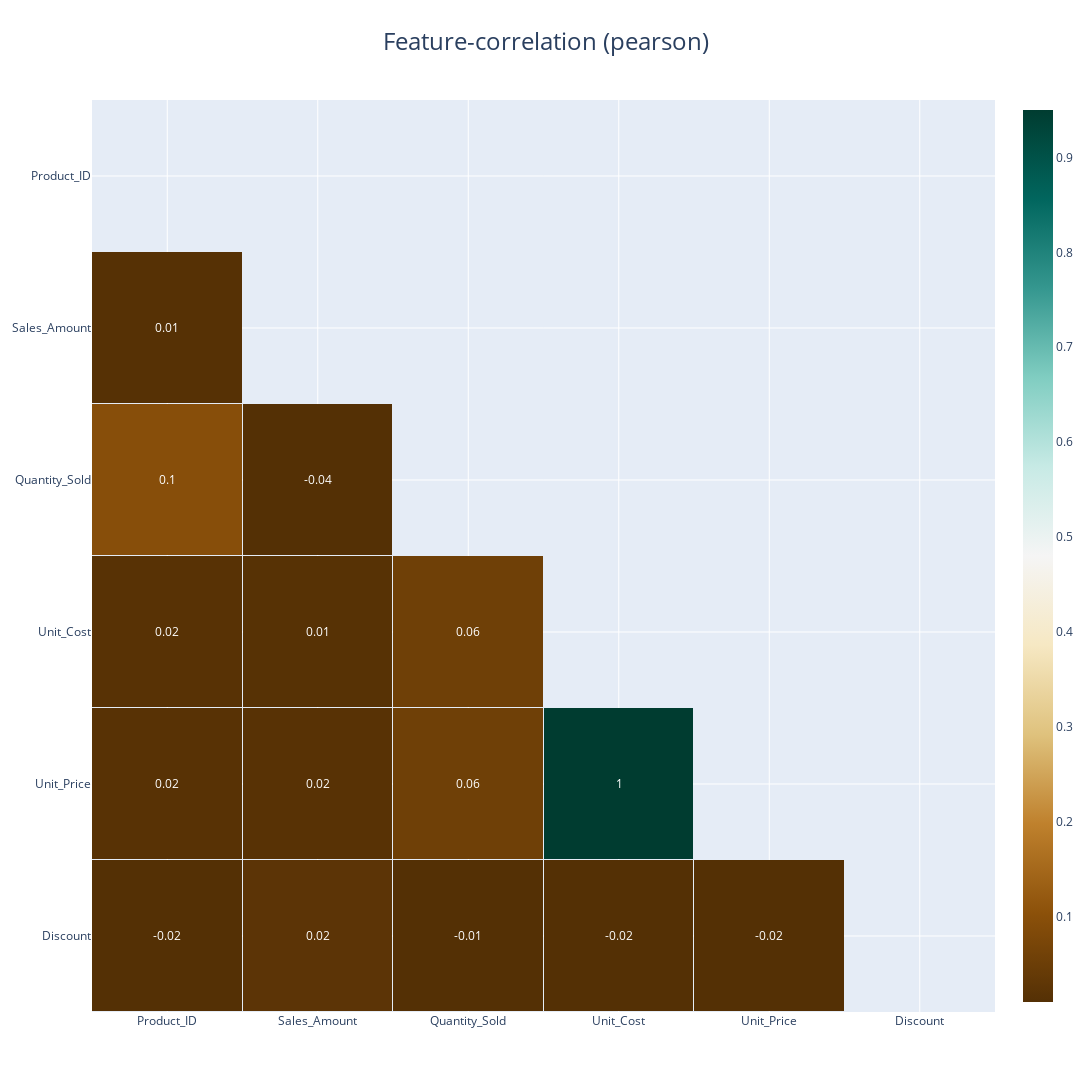

Notebook code for this chart:
### Code cell
klib.corr_interactive_plot(df, figsize=(10,6))

### Figure 1 — Plotly figure (JSON) as saved in the notebook; plotly's stock layout.template omitted (floating-point values rounded to 4 significant figures)
{"data": [{"colorscale": [[0, "rgb(84,48,5)"], [0.1, "rgb(140,81,10)"], [0.2, "rgb(191,129,45)"], [0.3, "rgb(223,194,125)"], [0.4, "rgb(246,232,195)"], [0.5, "rgb(245,245,245)"], [0.6, "rgb(199,234,229)"], [0.7, "rgb(128,205,193)"], [0.8, "rgb(53,151,143)"], [0.9, "rgb(1,102,94)"], [1, "rgb(0,60,48)"]], "hoverongaps": false, "text": [["", -0.02, -0.02, -0.01, 0.02, -0.02], ["", "", 1, 0.06, 0.02, 0.02], ["", "", "", 0.06, 0.01, 0.02], ["", "", "", "", -0.04, 0.1], ["", "", "", "", "", 0.01], ["", "", "", "", "", ""]], "textfont": {"size": 12}, "texttemplate": "%{text}", "type": "heatmap", "x": ["Discount", "Unit_Price", "Unit_Cost", "Quantity_Sold", "Sales_Amount", "Product_ID"], "xgap": 1, "y": ["Discount", "Unit_Price", "Unit_Cost", "Quantity_Sold", "Sales_Amount", "Product_ID"], "ygap": 1, "z": [[NaN, -0.0186, -0.01881, -0.007806, 0.02267, -0.02124], [NaN, NaN, 0.9951, 0.05584, 0.01638, 0.01681], [NaN, NaN, NaN, 0.05512, 0.01476, 0.01703], [NaN, NaN, NaN, NaN, -0.04184, 0.09583], [NaN, NaN, NaN, NaN, NaN, 0.01417], [NaN, NaN, NaN, NaN, NaN, NaN]], "zmax": 0.95, "zmin": 0.01}], "layout": {"autosize": true, "height": 1591.0, "title": {"font": {"size": 24}, "text": "Feature-correlation (pearson)", "x": 0.5}, "width": 2274.0, "xaxis": {"autorange": "reversed"}}}
